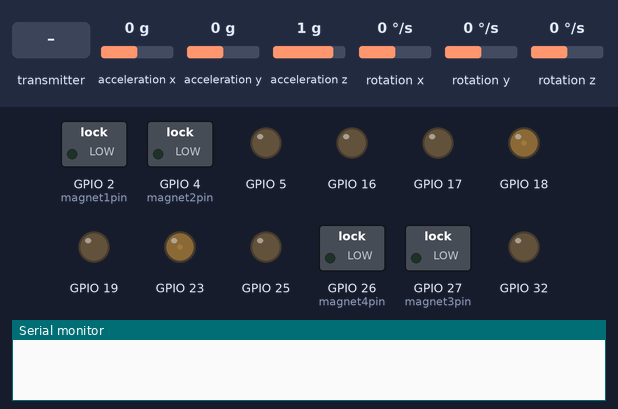
Bench run of a program on a simulated ESP32. On the bench: switched loads named in the program (green lamp = pin HIGH), output pins drawn as LEDs (lit = HIGH), the last lines printed to the serial monitor. Inputs (shaded band) come from the test bench; at power-on: acceleration x 0 g, acceleration y 0 g, acceleration z 1 g, rotation x 0 °/s, rotation y 0 °/s, rotation z 0 °/s.

Above: at 4.2 s.
4.3 s: the transmitter starts sending distance = 50
At 5.5 s:
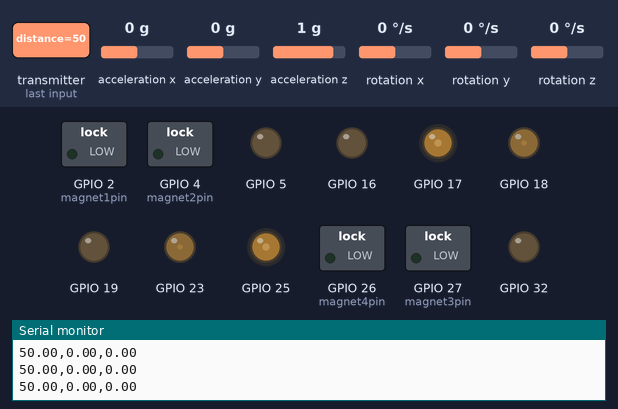
5.8 s: acceleration x set to -1.4 g
At 6.5 s:
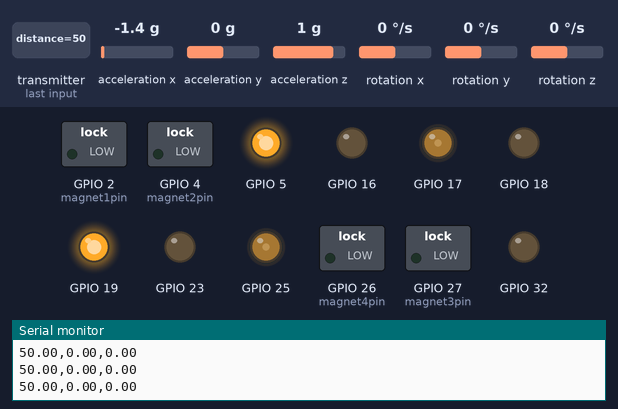
7.3 s: the transmitter starts sending angle = 45
At 7.9 s:
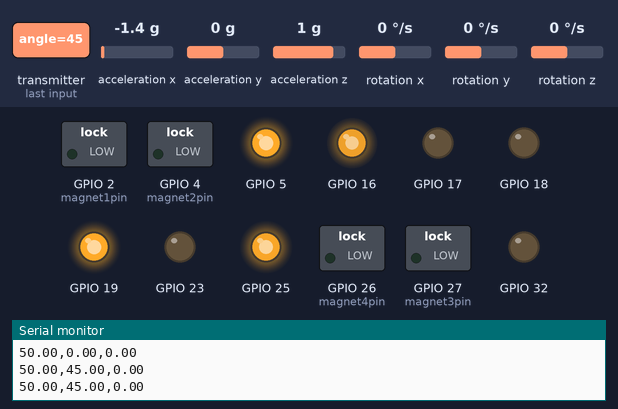
8.8 s: the transmitter starts sending distance = 0
At 10.0 s:
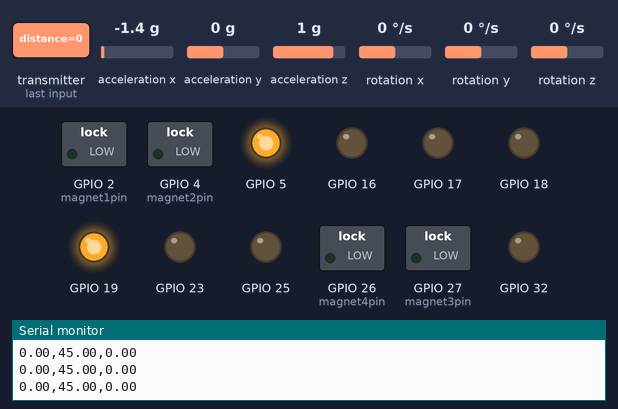
10.3 s: acceleration x set to 0.8 g
At 10.9 s:
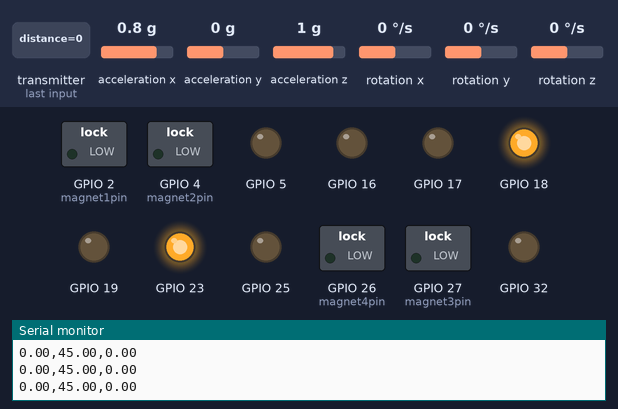
11.8 s: the transmitter starts sending distance = 100
At 12.5 s:
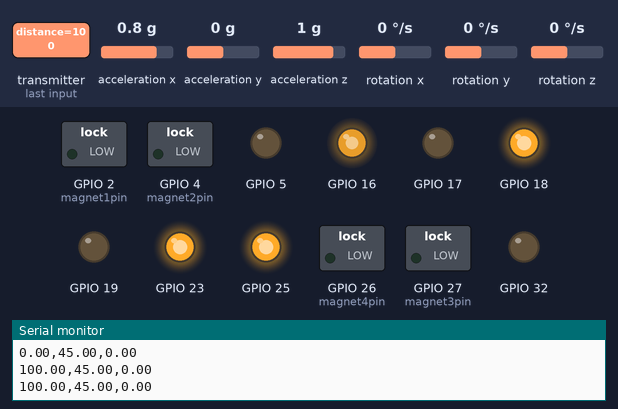
Timing chart, 0 to 14.3 s (numbered marks = the images above; inputs shaded):
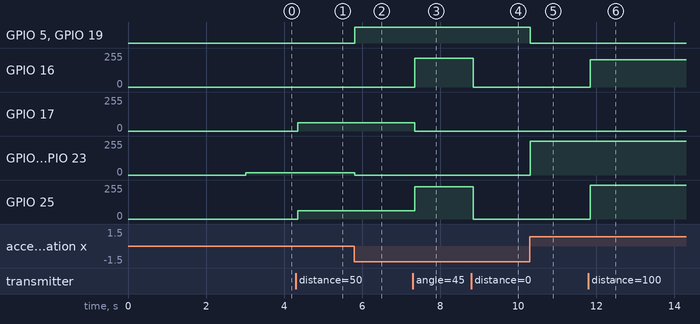

Measured:
- after the input at 4.3 s, GPIO 17, GPIO 25: 0/255 → 63/255 after 0.05 s
- after the input at 5.8 s, GPIO 5, GPIO 19: LOW → HIGH at once; GPIO 18, GPIO 23: 17/255 → 0/255 at once
- after the input at 7.3 s, GPIO 16: 0/255 → 216/255 after 0.05 s; GPIO 17: 63/255 → 0/255 after 0.05 s; GPIO 25: 63/255 → 242/255 after 0.05 s
- after the input at 8.8 s, GPIO 16: 216/255 → 0/255 after 0.05 s; GPIO 25: 242/255 → 0/255 after 0.05 s
- after the input at 10.3 s, GPIO 5, GPIO 19: HIGH → LOW at once; GPIO 18, GPIO 23: 0/255 → 255/255 at once
- after the input at 11.8 s, GPIO 16: 0/255 → 203/255 after 0.05 s; GPIO 25: 0/255 → 255/255 after 0.05 s

The program:

main.cpp
```cpp
#include <Arduino.h>
#include "ESPMotor.hpp"
#include <MPU6050_tockn.h>
#include <Wire.h>
#include <esp_now.h>
#include <WiFi.h>

typedef struct test_struct
{
  float distance; // x
  float angle;    // y
  float state;    // z
} test_struct;

test_struct myData;

void OnDataRecv(const uint8_t *mac, const uint8_t *incomingData, int len)
{
  memcpy(&myData, incomingData, sizeof(myData));
  // Serial.print("Bytes received: ");
  // Serial.println(len);
  // Serial.print("x: ");
  Serial.print(myData.distance);
  Serial.print(",");
  Serial.print(myData.angle);
  Serial.print(",");
  Serial.print(myData.state);
  Serial.println();
}

// PWM availible on : 2, 4, 5, 12 - 19, 21 - 23, 25 - 27, 32 - 33
//----------------------------------------------------------------
// Motor Pins
#define M1IN1 18
#define M1IN2 19
#define M2IN1 23
#define M2IN2 5
#define M3IN1 16
#define M3IN2 17
#define M4IN1 25
#define M4IN2 32
//----------------------------------------------------------------
// Electromagnet Pins
#define magnet1pin 2
#define magnet2pin 4
#define magnet3pin 27
#define magnet4pin 26

//----------------------------------------------------------------
// Magnet On
//
#define OpenMagnet(magnetpin)      \
  do                               \
  {                                \
    digitalWrite(magnetpin, HIGH); \
  } while (0);

// Magnet Off
#define CloseMagnet(magnetpin)    \
  do                              \
  {                               \
    digitalWrite(magnetpin, LOW); \
  } while (0);

ESPMotor motor1;
ESPMotor motor2;
ESPMotor motor3;
ESPMotor motor4;

void move(int direct, double speed);
void turret(int direct, double speed);

_PID run_pid;
_PID turn_pid;
_PID turret_pid;

_PID final_pid;

float range;

bool Final_flag = 0;
bool PID_flag = 1;

bool Out_flag = false;

unsigned long start_final = 0;
unsigned long end_final = 0;
long time_passed;

MPU6050 mpu6050(Wire); // Creates instance of gyroscope
void TaskBlink(void *pvParameters); // Creates 2nd thread

void setup()
{
  Serial.begin(115200);


  WiFi.mode(WIFI_STA);

  // Initializes espnow
  if (esp_now_init() != ESP_OK)
  {
    Serial.println("Error initializing ESP-NOW");
    return;
  }

  esp_now_register_recv_cb(OnDataRecv);

  pinMode(magnet1pin, OUTPUT); // Set electromagnet pins to output
  pinMode(magnet2pin, OUTPUT);
  pinMode(magnet3pin, OUTPUT);
  pinMode(magnet4pin, OUTPUT);

  digitalWrite(magnet1pin, LOW); // Default off
  digitalWrite(magnet2pin, LOW);
  digitalWrite(magnet3pin, LOW);
  digitalWrite(magnet4pin, LOW);

  motor1.init(M1IN1, M1IN2);
  motor2.init(M2IN1, M2IN2);
  motor3.init(M3IN1, M3IN2);
  motor4.init(M4IN1, M4IN2);

  turn_pid.Kp = -0.02;
  turn_pid.Kd = 0.04;

  run_pid.Kp = -0.005;
  run_pid.Kd = 0.01;

  final_pid.Kp = -0.015;
  final_pid.Kd = 0.04;

  turret_pid.Kp = 0.028;

  turret_pid.set_pid_target(2.50); // Starting position of Turret

  Wire.begin(21, 22, 400000U);
  mpu6050.begin();
  mpu6050.calcGyroOffsets(true);

  xTaskCreatePinnedToCore(
      TaskBlink, "TaskBlink"
      ,
      2048
      ,
      NULL, 1
      ,
      NULL, ARDUINO_RUNNING_CORE);

}

void loop()
{
  float Keter;

  float turn_speed;
  float middle_speed;
  float final_speed;

  if (myData.state == 3.0 || myData.state == 4.0)
  {
    OpenMagnet(magnet2pin);

    if (myData.state == 4.0)
    {
      turret_pid.set_pid_target(10.0); // lifts turret: 10deg above horizontal
    }
  }
  else if (myData.state == 5.0)
  {
    CloseMagnet(magnet2pin);
    delay(1000);
    if (Out_flag == false)
    {
      move(1, 0.5);
      delay(1000);
      move(1, 0.0);
      turret_pid.set_pid_target(2.50);
      Out_flag = true;
    }
  }

  else
  {
    CloseMagnet(magnet2pin);
  }

  if (myData.distance > 30)
  {
    PID_flag = 1;
  }
  else if (myData.distance < 30)
  {
    PID_flag = 0;
    motor4.run(0);
    motor3.run(0);
  }

  if (PID_flag) // PID_flag
  {
    if (!Final_flag)
    {
      turn_speed = turn_pid.PID_realize(myData.angle);
      middle_speed = run_pid.PID_realize(myData.distance);

      range = abs(myData.angle);

      if (range >= 90)
      {
        motor4.run(middle_speed * 0.05 + turn_speed * 1.5);
        motor3.run(-(middle_speed)*0.05 + turn_speed * 1.5);
      }

      if (range >= 50 && range < 90)
      {
        motor4.run(middle_speed * 0.1 + turn_speed * 1.2);
        motor3.run(-(middle_speed)*0.1 + turn_speed * 1.2);
      }
      if (range >= 24 && range < 50)
      {
        motor4.run(middle_speed * 0.2 + turn_speed);
        motor3.run(-(middle_speed)*0.2 + turn_speed);
      }
      if (range >= 8 && range < 24)
      {
        motor4.run(middle_speed * 0.4 + turn_speed);
        motor3.run(-(middle_speed)*0.4 + turn_speed);
      }
      if (range >= 2 && range < 8)
      {
        motor4.run(middle_speed * 0.8 + turn_speed);
        motor3.run(-(middle_speed)*0.8 + turn_speed);
      }
      if (range >= 0 && range < 2)
      {
        motor4.run(middle_speed * 1 + turn_speed);
        motor3.run(-(middle_speed)*1 + turn_speed);
      }
    }
  }
  else
  {
  }
}

void TaskBlink(void *pvParameters)
{
  (void)pvParameters;

  for (;;)
  {
    delay(20);
    mpu6050.update();
    float turret_speed = turret_pid.PID_realize(mpu6050.getAngleY());
    motor1.run(turret_speed);
    motor2.run(turret_speed);
    unsigned int stackLeft = uxTaskGetStackHighWaterMark(NULL);
  }
}

// 1 forward, 2 right, 3 backward, 4 left//
void move(int direct, double speed)
{
  switch (direct)
  {
  case 1:
    motor3.run(speed);
    motor4.run(-(speed));
    break;
  case 2:
    motor3.run(speed);
    motor4.run(speed);
    break;
  case 3:
    motor3.run(-(speed));
    motor4.run(speed);
    break;
  case 4:
    motor3.run(-(speed));
    motor4.run(-(speed));
    break;
  default:
    break;
  }
}
```

ESPMotor.hpp
```cpp
#ifndef _ESPMOTOR_H
#define _ESPMOTOR_H

#include "ESP32Servo.h"

#define FREQ 1000

class ESPMotor
{
private:
    /* data */
    ESP32PWM pwm1, pwm2;

public:
    ESPMotor(/* args */);
    ~ESPMotor();
    void run(float speed);
    void init(uint8_t pin1, uint8_t pin2);
};

ESPMotor::ESPMotor(/* args */)
{
    ESP32PWM::allocateTimer(0);
    ESP32PWM::allocateTimer(1);
    ESP32PWM::allocateTimer(2);
    ESP32PWM::allocateTimer(3);
}

ESPMotor::~ESPMotor()
{
}

void ESPMotor::init(uint8_t pin1, uint8_t pin2)
{
    pwm1.attachPin(pin1, FREQ, 10);
    pwm2.attachPin(pin2, FREQ, 10);
}

void ESPMotor::run(float speed)
{

    if (speed < 0.0)
    {
        if (speed < -1.0)
            speed = -1.0;
        pwm1.writeScaled(0.00);
        pwm2.writeScaled(-speed);
    }
    else if (speed >= 0.0)
    {
        if (speed > 1.0)
            speed = 1.0;
        pwm1.writeScaled(speed);
        pwm2.writeScaled(0.00);
    }
}


class _PID
{
private:
    /* data */

public:
    float target_val;
    float actual_val;
    float err;
    float err_last;
    float Kp, Ki, Kd;
    float integral;

    _PID();
    float PID_realize(float temp_val);
    void set_p_i_d(float p, float i, float d);
    float get_pid_target(void);
    void set_pid_target(float temp_val);
    void param_init(void);
};

_PID::_PID()
{
    this->target_val = 0.0;
    this->actual_val = 0.0;
    this->err = 0.0;
    this->err_last = 0.0;
    this->integral = 0.0;
    this->Kp = 0.0; // 24
    this->Ki = 0.0;
    this->Kd = 0.0;
}

void _PID::set_pid_target(float temp_val)
{
    this->target_val = temp_val;
}
float _PID::get_pid_target(void)
{
    return this->target_val;
}

void _PID::set_p_i_d(float p, float i, float d)
{
    this->Kp = p;
    this->Ki = i;
    this->Kd = d;
}

float _PID::PID_realize(float temp_val)
{

    this->err = this->target_val - temp_val;

    this->integral += this->err;

    this->actual_val = this->Kp * this->err + this->Ki * this->integral + this->Kd * (this->err - this->err_last);

    this->err_last = this->err;

    return this->actual_val;
}

#endif
```
